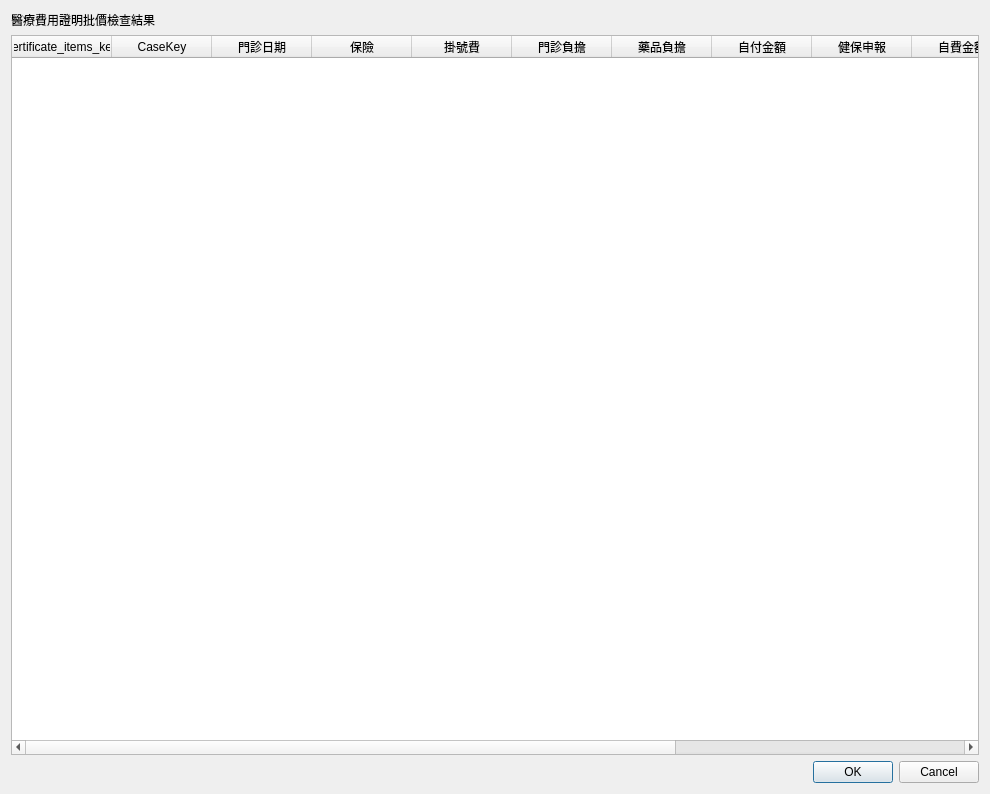
<?xml version="1.0" encoding="UTF-8"?>
<ui version="4.0">
 <class>Dialog_course_list</class>
 <widget class="QDialog" name="Dialog_course_list">
  <property name="windowModality">
   <enum>Qt::NonModal</enum>
  </property>
  <property name="geometry">
   <rect>
    <x>0</x>
    <y>0</y>
    <width>990</width>
    <height>794</height>
   </rect>
  </property>
  <property name="sizePolicy">
   <sizepolicy hsizetype="Preferred" vsizetype="Preferred">
    <horstretch>0</horstretch>
    <verstretch>0</verstretch>
   </sizepolicy>
  </property>
  <property name="windowTitle">
   <string>療程明細</string>
  </property>
  <layout class="QVBoxLayout" name="verticalLayout">
   <item>
    <widget class="QLabel" name="label_header">
     <property name="font">
      <font>
       <weight>50</weight>
       <bold>false</bold>
      </font>
     </property>
     <property name="text">
      <string>醫療費用證明批價檢查結果</string>
     </property>
    </widget>
   </item>
   <item>
    <widget class="QTableWidget" name="tableWidget_certificate_items">
     <property name="editTriggers">
      <set>QAbstractItemView::NoEditTriggers</set>
     </property>
     <property name="selectionMode">
      <enum>QAbstractItemView::SingleSelection</enum>
     </property>
     <property name="selectionBehavior">
      <enum>QAbstractItemView::SelectRows</enum>
     </property>
     <column>
      <property name="text">
       <string>certificate_items_key</string>
      </property>
     </column>
     <column>
      <property name="text">
       <string>CaseKey</string>
      </property>
     </column>
     <column>
      <property name="text">
       <string>門診日期</string>
      </property>
     </column>
     <column>
      <property name="text">
       <string>保險</string>
      </property>
     </column>
     <column>
      <property name="text">
       <string>掛號費</string>
      </property>
     </column>
     <column>
      <property name="text">
       <string>門診負擔</string>
      </property>
     </column>
     <column>
      <property name="text">
       <string>藥品負擔</string>
      </property>
     </column>
     <column>
      <property name="text">
       <string>自付金額</string>
      </property>
     </column>
     <column>
      <property name="text">
       <string>健保申報</string>
      </property>
     </column>
     <column>
      <property name="text">
       <string>自費金額</string>
      </property>
     </column>
     <column>
      <property name="text">
       <string>正確金額</string>
      </property>
     </column>
     <column>
      <property name="text">
       <string>自付合計</string>
      </property>
     </column>
     <column>
      <property name="text">
       <string>診治醫師</string>
      </property>
     </column>
    </widget>
   </item>
   <item>
    <widget class="QDialogButtonBox" name="buttonBox">
     <property name="orientation">
      <enum>Qt::Horizontal</enum>
     </property>
     <property name="standardButtons">
      <set>QDialogButtonBox::Cancel|QDialogButtonBox::Ok</set>
     </property>
     <property name="centerButtons">
      <bool>false</bool>
     </property>
    </widget>
   </item>
  </layout>
 </widget>
 <resources/>
 <connections>
  <connection>
   <sender>buttonBox</sender>
   <signal>accepted()</signal>
   <receiver>Dialog_course_list</receiver>
   <slot>accept()</slot>
   <hints>
    <hint type="sourcelabel">
     <x>248</x>
     <y>254</y>
    </hint>
    <hint type="destinationlabel">
     <x>157</x>
     <y>274</y>
    </hint>
   </hints>
  </connection>
  <connection>
   <sender>buttonBox</sender>
   <signal>rejected()</signal>
   <receiver>Dialog_course_list</receiver>
   <slot>reject()</slot>
   <hints>
    <hint type="sourcelabel">
     <x>316</x>
     <y>260</y>
    </hint>
    <hint type="destinationlabel">
     <x>286</x>
     <y>274</y>
    </hint>
   </hints>
  </connection>
 </connections>
</ui>
